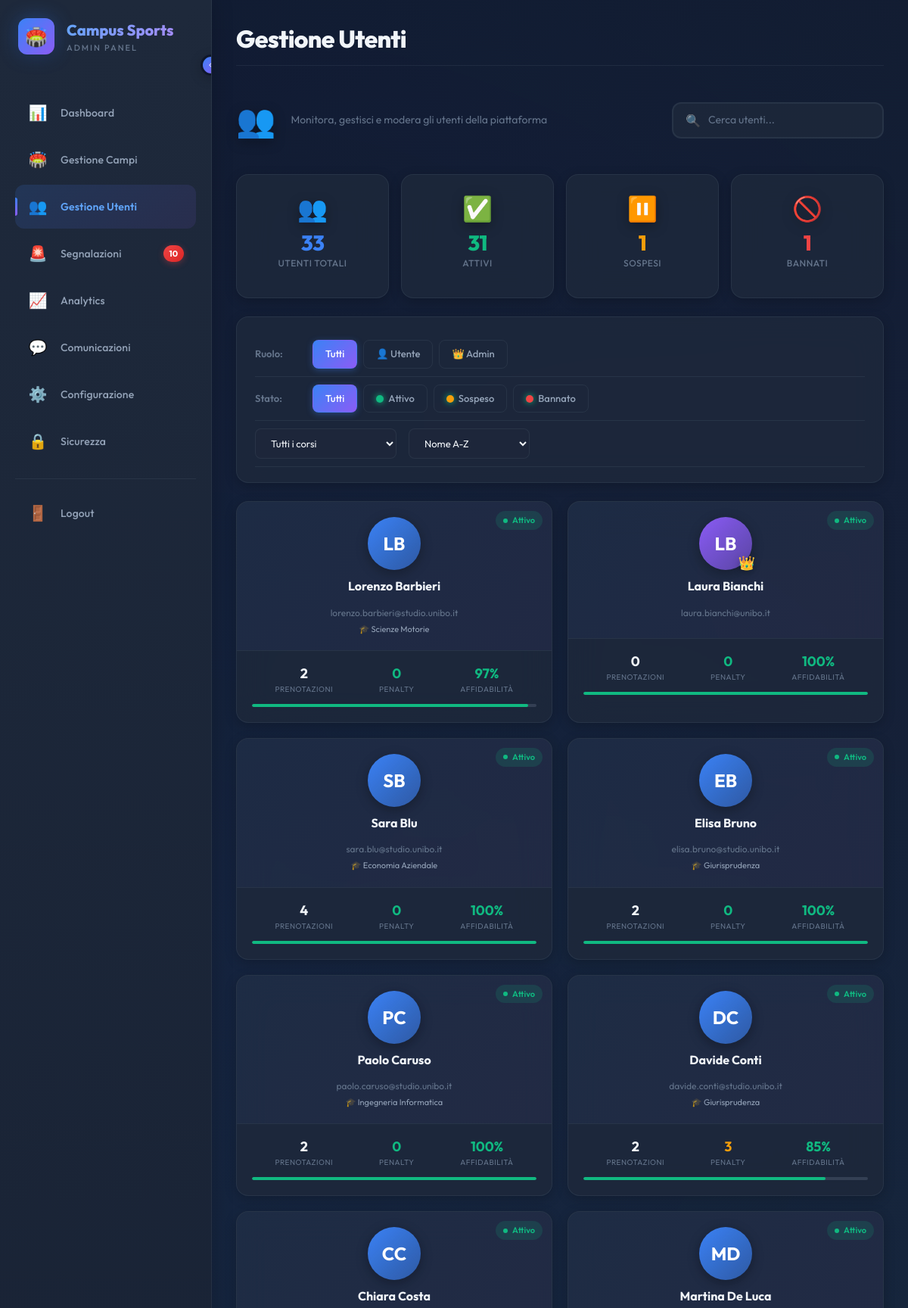
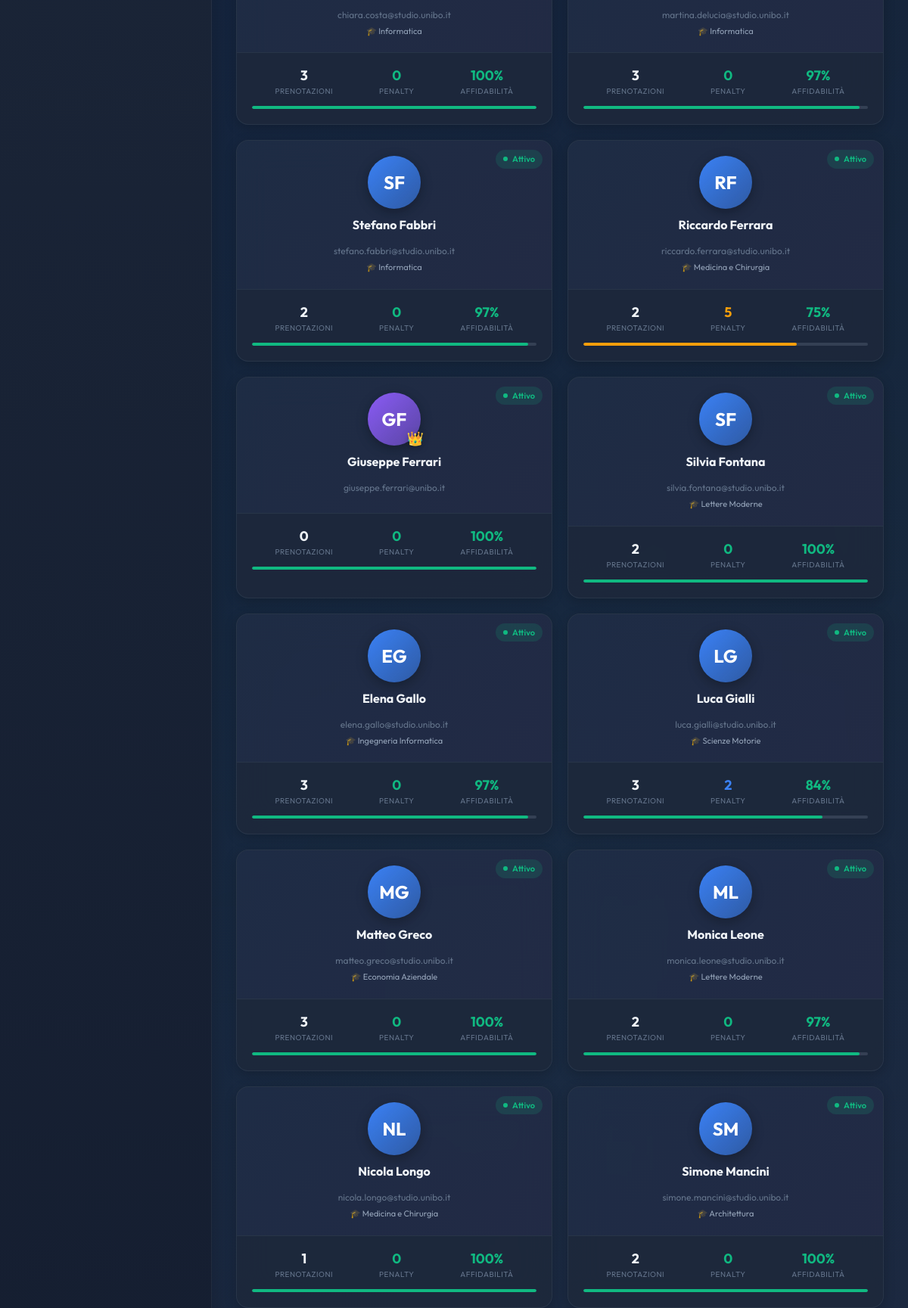
The app's page /admin/gestione-utenti.php (signed in, upper part) with its own data (2 pictures, top to bottom).
### tables this page shows
CREATE TABLE IF NOT EXISTS `utenti_standard` (
  `user_id` INT NOT NULL,
  `corso_laurea_id` INT NULL,
  `anno_iscrizione` INT NULL,
  `data_nascita` DATE NULL,
  `indirizzo` VARCHAR(255) NULL,
  `penalty_points` INT NOT NULL DEFAULT 0,
  `xp_points` INT NOT NULL DEFAULT 0,
  `livello_id` INT NULL,
  PRIMARY KEY (`user_id`),
  INDEX `fk_utenti_standard_corsi_laurea_idx` (`corso_laurea_id` ASC),
  INDEX `fk_utenti_standard_livelli_idx` (`livello_id` ASC),
  CONSTRAINT `fk_utenti_standard_users`
    FOREIGN KEY (`user_id`)
    REFERENCES `users` (`user_id`)
    ON DELETE CASCADE
    ON UPDATE CASCADE,
  CONSTRAINT `fk_utenti_standard_corsi_laurea`
    FOREIGN KEY (`corso_laurea_id`)
    REFERENCES `corsi_laurea` (`corso_id`)
    ON DELETE SET NULL
    ON UPDATE CASCADE,
  CONSTRAINT `fk_utenti_standard_livelli`
    FOREIGN KEY (`livello_id`)
    REFERENCES `livelli` (`livello_id`)
    ON DELETE SET NULL
    ON UPDATE CASCADE);

CREATE TABLE IF NOT EXISTS `users` (
  `user_id` INT NOT NULL AUTO_INCREMENT,
  `email` VARCHAR(255) NOT NULL,
  `password_hash` VARCHAR(255) NOT NULL,
  `nome` VARCHAR(100) NOT NULL,
  `cognome` VARCHAR(100) NOT NULL,
  `telefono` VARCHAR(20) NULL,
  `ruolo` ENUM('user', 'admin') NOT NULL,
  `stato` ENUM('attivo', 'sospeso', 'bannato') NOT NULL DEFAULT 'attivo',
  `ultimo_accesso` DATETIME NULL,
  `created_at` DATETIME NOT NULL DEFAULT CURRENT_TIMESTAMP,
  `updated_at` DATETIME NOT NULL DEFAULT CURRENT_TIMESTAMP ON UPDATE CURRENT_TIMESTAMP,
  PRIMARY KEY (`user_id`),
  UNIQUE INDEX `email_UNIQUE` (`email` ASC));

CREATE TABLE IF NOT EXISTS `corsi_laurea` (
  `corso_id` INT NOT NULL AUTO_INCREMENT,
  `nome` VARCHAR(150) NOT NULL,
  `facolta` VARCHAR(150) NULL,
  `attivo` TINYINT NOT NULL DEFAULT 1,
  PRIMARY KEY (`corso_id`));

### admin/gestione-utenti.php (called while the page is built, shortened)
<?php
require_once '../bootstrap.php';
$filtri = [
    'ruolo' => $_GET['ruolo'] ?? '',
    'stato' => $_GET['stato'] ?? '',
    'corso' => $_GET['corso'] ?? '',
    'penalty_min' => $_GET['penalty_min'] ?? '',
    'search' => $_GET['search'] ?? '',
    'ordina' => $_GET['ordina'] ?? 'nome'
];
$statsGenerali = $dbh->getUsersStatsGenerali();
$users = $dbh->getAllUsers($filtri);
$corsi = $dbh->getCorsiLaurea();
$templateParams["titolo"] = "Campus Sports - Gestione Utenti";
$templateParams["titolo_pagina"] = "Gestione Utenti";
$templateParams["nome"] = "gestione-utenti.php";
$templateParams["css_extra"] = ["css/gestione-utenti.css", "css/modal-utente.css"];
$templateParams["statsGenerali"] = $statsGenerali;
$templateParams["users"] = $users;
$templateParams["corsi"] = $corsi;
$templateParams["filtri"] = $filtri;
$templateParams["pageTitle"] = "Gestione Utenti";
$templateParams["pageSubtitle"] = "Monitora, gestisci e modera gli utenti della piattaforma";
require 'template/base.php';
?>

### database/DatabaseHelper.php (called while the page is built, shortened)
<?php
class DatabaseHelper {
    private $db;
    public function __construct($servername, $username, $password, $dbname, $port) {
        $this->db = new mysqli($servername, $username, $password, $dbname, $port);
        $this->db->set_charset("utf8mb4");
    }
    public function getAllUsers($filtri = []) {
        $query = "SELECT
                    u.user_id, u.email, u.nome, u.cognome, u.telefono, u.ruolo, u.stato,
                    u.ultimo_accesso, u.created_at,
                    us.corso_laurea_id, us.anno_iscrizione, us.data_nascita, us.penalty_points,
                    us.xp_points, us.livello_id,
                    cl.nome as corso_nome, cl.facolta,
                    l.nome as livello_nome,
                    (SELECT COUNT(*) FROM prenotazioni p WHERE p.user_id = u.user_id) as totale_prenotazioni,
                    (SELECT COUNT(*) FROM prenotazioni p WHERE p.user_id = u.user_id AND p.stato = 'no_show') as no_show_count
                  FROM users u
                  LEFT JOIN utenti_standard us ON u.user_id = us.user_id
                  LEFT JOIN corsi_laurea cl ON us.corso_laurea_id = cl.corso_id
                  LEFT JOIN livelli l ON us.livello_id = l.livello_id
                  WHERE 1=1";
        $params = [];
        $types = '';
        $orderBy = " ORDER BY ";
        switch ($filtri['ordina'] ?? 'nome') {
            default: $orderBy .= "u.cognome ASC, u.nome ASC";
        }
        $query .= $orderBy;
        if (!empty($params)) {
            $stmt = $this->db->prepare($query);
            $stmt->bind_param($types, ...$params);
            $stmt->execute();
            $result = $stmt->get_result();
        } else {
            $result = $this->db->query($query);
        }
        return $result->fetch_all(MYSQLI_ASSOC);
    }
    public function getUsersStatsGenerali() {
        $query = "SELECT
                    COUNT(*) as totale,
                    SUM(CASE WHEN stato = 'attivo' THEN 1 ELSE 0 END) as attivi,
                    SUM(CASE WHEN stato = 'sospeso' THEN 1 ELSE 0 END) as sospesi,
                    SUM(CASE WHEN stato = 'bannato' THEN 1 ELSE 0 END) as bannati
                  FROM users";
        $result = $this->db->query($query);
        return $result->fetch_assoc();
    }
    public function getCorsiLaurea() {
        $query = "SELECT corso_id, nome, facolta FROM corsi_laurea WHERE attivo = 1 ORDER BY nome";
        $result = $this->db->query($query);
        return $result ? $result->fetch_all(MYSQLI_ASSOC) : [];
    }
}
?>

### bootstrap.php (called while the page is built, shortened)
<?php
require_once(__DIR__ . "/database/DatabaseHelper.php");
$dbh = new DatabaseHelper("localhost", "root", "", "campus_sports_arena", 3306);
?>

### admin/template/gestione-utenti.php (the view, shortened to what this page needs)
<?php
function getRoleConfig($ruolo) {
    $config = [
        'admin' => ['color' => '#8B5CF6', 'label' => 'Admin', 'icon' => '👑'],
        'user' => ['color' => '#3B82F6', 'label' => 'Utente', 'icon' => '👤']
    ];
    return $config[$ruolo] ?? $config['user'];
}
function getStatusConfig($stato) {
    $config = [
        'attivo' => ['color' => '#10B981', 'label' => 'Attivo', 'class' => 'green'],
        'sospeso' => ['color' => '#F59E0B', 'label' => 'Sospeso', 'class' => 'orange'],
        'bannato' => ['color' => '#EF4444', 'label' => 'Bannato', 'class' => 'red']
    ];
    return $config[$stato] ?? $config['attivo'];
}
function getPenaltyLevel($points) {
    if ($points == 0) return ['color' => '#10B981', 'label' => 'Nessuno', 'level' => 'none'];
    if ($points <= 2) return ['color' => '#3B82F6', 'label' => 'Basso', 'level' => 'low'];
    if ($points <= 5) return ['color' => '#F59E0B', 'label' => 'Medio', 'level' => 'medium'];
    return ['color' => '#EF4444', 'label' => 'Alto', 'level' => 'high'];
}
function getInitials($nome, $cognome) {
    return strtoupper(substr($nome, 0, 1) . substr($cognome, 0, 1));
}
$statsGenerali = $templateParams["statsGenerali"] ?? ['totale' => 0, 'attivi' => 0, 'sospesi' => 0, 'bannati' => 0];
$users = $templateParams["users"] ?? [];
$filtri = $templateParams["filtri"] ?? ['ruolo' => '', 'stato' => '', 'corso' => '', 'penalty_min' => '', 'search' => '', 'ordina' => 'nome'];
?>
<div class="gestione-header">
    <span class="header-icon">👥</span>
    <p class="page-subtitle">Monitora, gestisci e modera gli utenti della piattaforma</p>
    <div class="search-box" id="searchContainer">
        <span class="search-icon">🔍</span>
        <input type="text" class="search-input" id="searchUtenti" placeholder="Cerca utenti..." value="<?php echo htmlspecialchars($filtri['search']); ?>">
    </div>
</div>
<div class="row g-3 mb-4">
    <div class="col-xl-3 col-md-6 col-6">
        <div class="kpi-card" data-color="blue">
            <div class="kpi-icon-wrapper">
                <span class="kpi-icon">👥</span>
            </div>
            <div class="kpi-value"><?php echo $statsGenerali['totale'] ?? 0; ?></div>
            <div class="kpi-label">Utenti Totali</div>
        </div>
    </div>
    <div class="col-xl-3 col-md-6 col-6">
        <div class="kpi-card" data-color="green">
            <div class="kpi-icon-wrapper">
                <span class="kpi-icon">✅</span>
            </div>
            <div class="kpi-value"><?php echo $statsGenerali['attivi'] ?? 0; ?></div>
            <div class="kpi-label">Attivi</div>
        </div>
    </div>
    <div class="col-xl-3 col-md-6 col-6">
        <div class="kpi-card" data-color="orange">
            <div class="kpi-icon-wrapper">
                <span class="kpi-icon">⏸️</span>
            </div>
            <div class="kpi-value"><?php echo $statsGenerali['sospesi'] ?? 0; ?></div>
            <div class="kpi-label">Sospesi</div>
        </div>
    </div>
    <div class="col-xl-3 col-md-6 col-6">
        <div class="kpi-card" data-color="red">
            <div class="kpi-icon-wrapper">
                <span class="kpi-icon">🚫</span>
            </div>
            <div class="kpi-value"><?php echo $statsGenerali['bannati'] ?? 0; ?></div>
            <div class="kpi-label">Bannati</div>
        </div>
    </div>
</div>
<div class="filters-card mb-4">
    <form id="formFiltri" method="GET">
        <div class="filter-row">
            <span class="filter-label">Ruolo:</span>
            <div class="filter-chips">
                <button type="button" class="filter-chip <?php echo empty($filtri['ruolo']) ? 'active' : ''; ?>" data-filter="ruolo" data-value="">
                    Tutti
                </button>
                <button type="button" class="filter-chip <?php echo $filtri['ruolo'] === 'user' ? 'active' : ''; ?>" data-filter="ruolo" data-value="user">
                    👤 Utente
                </button>
                <button type="button" class="filter-chip <?php echo $filtri['ruolo'] === 'admin' ? 'active' : ''; ?>" data-filter="ruolo" data-value="admin">
                    👑 Admin
                </button>
            </div>
        </div>
        <div class="filter-row">
            <span class="filter-label">Stato:</span>
            <div class="filter-chips">
                <button type="button" class="filter-chip <?php echo empty($filtri['stato']) ? 'active' : ''; ?>" data-filter="stato" data-value="">
                    Tutti
                </button>
                <button type="button" class="filter-chip <?php echo $filtri['stato'] === 'attivo' ? 'active' : ''; ?>" data-filter="stato" data-value="attivo">
                    <span class="status-dot green"></span> Attivo
                </button>
                <button type="button" class="filter-chip <?php echo $filtri['stato'] === 'sospeso' ? 'active' : ''; ?>" data-filter="stato" data-value="sospeso">
                    <span class="status-dot orange"></span> Sospeso
                </button>
                <button type="button" class="filter-chip <?php echo $filtri['stato'] === 'bannato' ? 'active' : ''; ?>" data-filter="stato" data-value="bannato">
                    <span class="status-dot red"></span> Bannato
                </button>
            </div>
        </div>
        <div class="filter-row">
            <select name="corso" id="selectCorso" class="sort-select">
                <option value="">Tutti i corsi</option>
            </select>
            <select name="ordina" id="selectOrdina" class="sort-select">
                <option value="nome" <?php echo $filtri['ordina'] === 'nome' ? 'selected' : ''; ?>>Nome A-Z</option>
            </select>
        </div>
    </form>
</div>
<div class="users-grid">
    <?php if (empty($users)): ?>
    <div class="no-results">
        <div class="no-results-icon">😕</div>
        <h3>Nessun utente trovato</h3>
        <p>Prova a modificare i filtri di ricerca</p>
    </div>
    <?php else: ?>
    <?php foreach ($users as $user):
        $role = getRoleConfig($user['ruolo']);
        $status = getStatusConfig($user['stato']);
        $penalty = getPenaltyLevel($user['penalty_points'] ?? 0);
        $initials = getInitials($user['nome'], $user['cognome']);
        $affidabilita = 100 - (($user['penalty_points'] ?? 0) * 5) - (($user['no_show_count'] ?? 0) * 3);
        $affidabilita = max(0, min(100, $affidabilita));
        $isAdmin = ($user['ruolo'] === 'admin');
    ?>
    <div class="user-card <?php echo $isAdmin ? 'admin-card' : ''; ?>" data-user-id="<?php echo $user['user_id']; ?>" data-ruolo="<?php echo $user['ruolo']; ?>">
        <div class="user-card-header">
            <div class="user-status <?php echo $status['class']; ?>">
                <span class="status-indicator"></span>
                <span class="status-text"><?php echo $status['label']; ?></span>
            </div>
            <div class="user-avatar" style="background: linear-gradient(135deg, <?php echo $role['color']; ?>, <?php echo $role['color']; ?>88);">
                <?php echo $initials; ?>
                <?php if ($user['ruolo'] === 'admin'): ?>
                <span class="admin-badge">👑</span>
                <?php endif; ?>
            </div>
            <h3 class="user-name"><?php echo htmlspecialchars($user['nome'] . ' ' . $user['cognome']); ?></h3>
            <div class="user-email"><?php echo htmlspecialchars($user['email']); ?></div>
            <?php if (!empty($user['corso_nome'])): ?>
            <div class="user-corso">🎓 <?php echo htmlspecialchars($user['corso_nome']); ?></div>
            <?php endif; ?>
        </div>
        <div class="user-card-body">
            <div class="user-stats-row">
                <div class="user-stat">
                    <span class="stat-value"><?php echo $user['totale_prenotazioni'] ?? 0; ?></span>
                    <span class="stat-label">prenotazioni</span>
                </div>
                <div class="user-stat">
                    <span class="stat-value" style="color: <?php echo $penalty['color']; ?>"><?php echo $user['penalty_points'] ?? 0; ?></span>
                    <span class="stat-label">penalty</span>
                </div>
                <div class="user-stat">
                    <span class="stat-value highlight"><?php echo $affidabilita; ?>%</span>
                    <span class="stat-label">affidabilità</span>
                </div>
            </div>
            <div class="user-progress-wrapper">
                <div class="user-progress-bar" style="width: <?php echo $affidabilita; ?>%; background: <?php
                    echo $affidabilita >= 80 ? '#10B981' : ($affidabilita >= 50 ? '#F59E0B' : '#EF4444');
                ?>"></div>
            </div>
        </div>
    </div>
    <?php endforeach; ?>
    <?php endif; ?>
</div>

### records on screen
utenti_standard: user_id.stato "Attivo", user_id.cognome "LB", user_id.cognome "Lorenzo Barbieri", user_id.email "lorenzo.barbieri@studio.unibo.it", corso_laurea.nome "Scienze Motorie", totale_prenotazioni "2", penalty_points "0", affidabilita "97"
users: stato "Attivo", initials "LB", nome+cognome "Laura Bianchi", email "laura.bianchi@unibo.it", totale_prenotazioni "0", penalty_points "0", affidabilita "100"
utenti_standard: user_id.stato "Attivo", user_id.cognome "SB", user_id.cognome "Sara Blu", user_id.email "sara.blu@studio.unibo.it", corso_laurea.nome "Economia Aziendale", totale_prenotazioni "4", penalty_points "0", affidabilita "100"
utenti_standard: user_id.stato "Attivo", user_id.cognome "EB", user_id.cognome "Elisa Bruno", user_id.email "elisa.bruno@studio.unibo.it", corso_laurea.nome "Giurisprudenza", totale_prenotazioni "2", penalty_points "0", affidabilita "100"
utenti_standard: user_id.stato "Attivo", user_id.cognome "PC", user_id.cognome "Paolo Caruso", user_id.email "paolo.caruso@studio.unibo.it", corso_laurea.nome "Ingegneria Informatica", totale_prenotazioni "2", penalty_points "0", affidabilita "100"
utenti_standard: user_id.stato "Attivo", user_id.cognome "DC", user_id.cognome "Davide Conti", user_id.email "davide.conti@studio.unibo.it", corso_laurea.nome "Giurisprudenza", totale_prenotazioni "2", penalty_points "3", affidabilita "85"
utenti_standard: user_id.stato "Attivo", user_id.cognome "CC", user_id.cognome "Chiara Costa", user_id.email "chiara.costa@studio.unibo.it", corso_laurea.nome "Informatica", totale_prenotazioni "3", penalty_points "0", affidabilita "100"
utenti_standard: user_id.stato "Attivo", user_id.cognome "MD", user_id.cognome "Martina De Luca", user_id.email "martina.delucia@studio.unibo.it", corso_laurea.nome "Informatica", totale_prenotazioni "3", penalty_points "0", affidabilita "97"
utenti_standard: user_id.stato "Attivo", user_id.cognome "SF", user_id.cognome "Stefano Fabbri", user_id.email "stefano.fabbri@studio.unibo.it", corso_laurea.nome "Informatica", totale_prenotazioni "2", penalty_points "0", affidabilita "97"
utenti_standard: user_id.stato "Attivo", user_id.cognome "RF", user_id.cognome "Riccardo Ferrara", user_id.email "riccardo.ferrara@studio.unibo.it", corso_laurea.nome "Medicina e Chirurgia", totale_prenotazioni "2", penalty_points "5", affidabilita "75"
users: stato "Attivo", initials "GF", nome+cognome "Giuseppe Ferrari", email "giuseppe.ferrari@unibo.it", totale_prenotazioni "0", penalty_points "0", affidabilita "100"
utenti_standard: user_id.stato "Attivo", user_id.cognome "SF", user_id.cognome "Silvia Fontana", user_id.email "silvia.fontana@studio.unibo.it", corso_laurea.nome "Lettere Moderne", totale_prenotazioni "2", penalty_points "0", affidabilita "100"
utenti_standard: user_id.stato "Attivo", user_id.cognome "EG", user_id.cognome "Elena Gallo", user_id.email "elena.gallo@studio.unibo.it", corso_laurea.nome "Ingegneria Informatica", totale_prenotazioni "3", penalty_points "0", affidabilita "97"
utenti_standard: user_id.stato "Attivo", user_id.cognome "LG", user_id.cognome "Luca Gialli", user_id.email "luca.gialli@studio.unibo.it", corso_laurea.nome "Scienze Motorie", totale_prenotazioni "3", penalty_points "2", affidabilita "84"
utenti_standard: user_id.stato "Attivo", user_id.cognome "MG", user_id.cognome "Matteo Greco", user_id.email "matteo.greco@studio.unibo.it", corso_laurea.nome "Economia Aziendale", totale_prenotazioni "3", penalty_points "0", affidabilita "100"
utenti_standard: user_id.stato "Attivo", user_id.cognome "ML", user_id.cognome "Monica Leone", user_id.email "monica.leone@studio.unibo.it", corso_laurea.nome "Lettere Moderne", totale_prenotazioni "2", penalty_points "0", affidabilita "97"
utenti_standard: user_id.stato "Attivo", user_id.cognome "NL", user_id.cognome "Nicola Longo", user_id.email "nicola.longo@studio.unibo.it", corso_laurea.nome "Medicina e Chirurgia", totale_prenotazioni "1", penalty_points "0", affidabilita "100"
utenti_standard: user_id.stato "Attivo", user_id.cognome "SM", user_id.cognome "Simone Mancini", user_id.email "simone.mancini@studio.unibo.it", corso_laurea.nome "Architettura", totale_prenotazioni "2", penalty_points "0", affidabilita "100"

### other values on screen
$segnalazioniPendingCount "10"
$templateParams["titolo_pagina"] "Gestione Utenti"
$statsGenerali['totale'] "33"
$statsGenerali['attivi'] "31"
$statsGenerali['sospesi'] "1"
$statsGenerali['bannati'] "1"
